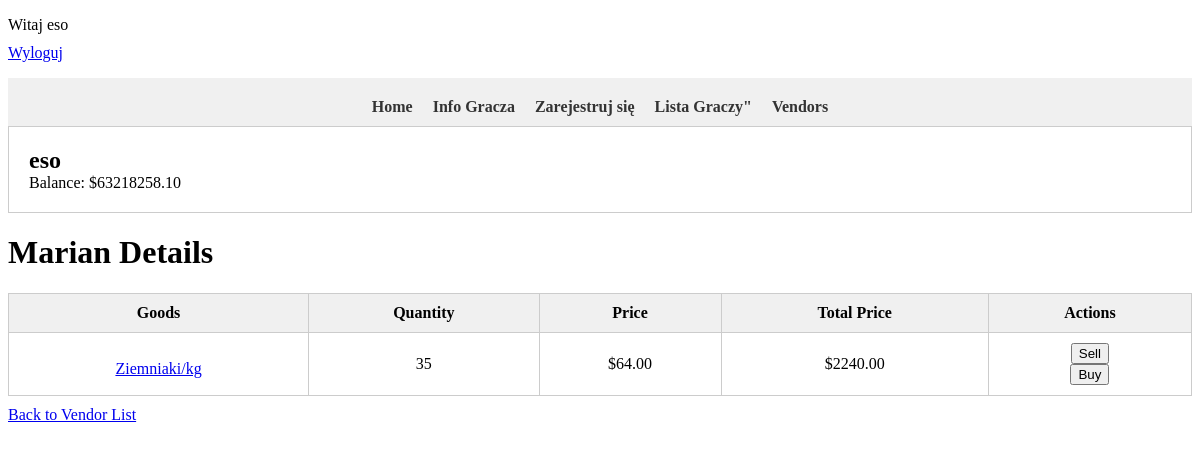
/seller/1/ (signed in), run on the app's committed database.
### SimGame/models.py (models this page shows)
class Balance(models.Model):
    user = models.OneToOneField(User, on_delete=models.CASCADE)
    amount = models.DecimalField(max_digits=10, decimal_places=2)

class Seller(models.Model):
    name = models.CharField(max_length=64)

class SellerGoods(models.Model):
    seller = models.ForeignKey(Seller, on_delete=models.CASCADE)
    goods = models.ForeignKey(Goods, on_delete=models.CASCADE)
    quantity = models.IntegerField()

class Goods(models.Model):
    name = models.CharField(max_length=64)
    price = models.DecimalField(max_digits=10, decimal_places=2)
    cumulative_demand = models.IntegerField(default=0)

### SimGame/views.py (the view)
# urls.py: path('seller/<int:pk>/', SellerDetail.as_view(), name='seller_detail'),
class SellerDetail(View):
    def get(self, request, pk):
        seller = get_object_or_404(Seller, pk=pk)
        sellergoods = SellerGoods.objects.filter(seller=seller).select_related('goods')
        for sellergood in sellergoods:
            sellergood.total_price = sellergood.quantity * sellergood.goods.price
        context = {
            'seller': seller,
            'sellergoods': sellergoods,
        }
        return render(request, 'seller_detail.html', context)

### templates/seller_detail.html (shortened to what this page needs)
{% extends 'base.html' %}
{% block content %}
<h1>{{ seller.name }} Details</h1>
<table class="seller-details-table">
    <thead>
        <tr>
            <th>Goods</th>
            <th>Quantity</th>
            <th>Price</th>
            <th>Total Price</th>
            <th>Actions</th>
        </tr>
    </thead>
    <tbody>
        {% for sellergood in sellergoods %}
        <tr>
            <td><a href="{% url 'good_detail' sellergood.goods_id %}">{{ sellergood.goods.name }}</a></td>
            <td>{{ sellergood.quantity }}</td>
            <td>${{ sellergood.goods.price }}</td>
            <td>${{ sellergood.total_price }}</td>
            <td>
                <form action="{% url 'sell_good' sellergood.id %}" method="post">
                    <input type="submit" value="Sell">
                </form>
                <form action="{% url 'buy_good' sellergood.id %}" method="post">
                    <input type="submit" value="Buy">
                </form>
            </td>
        </tr>
        {% endfor %}
    </tbody>
</table>
<a href="{% url 'vendor_list' %}">Back to Vendor List</a>
{% endblock content %}

### templates/user_panel.html
<p>
{% if user.is_authenticated %}
    Witaj {{ user.username }}<br>
    <a href="{% url 'logout' %}">Wyloguj</a>
{% else %}
    <a href="{% url 'login' %}">Zaloguj</a>
    <a href="{% url 'register' %}">rejestracja</a>
{% endif %}
 </p>

### templates/player_stats.html (shortened to what this page needs)
    <div class="user-box">
        <h2>{{ user.username }}</h2>
        <p>Balance: ${{ user.balance.amount }}</p>
    </div>

### templates/player_stats.html (style rules this page uses)
.user-box { border: 1px solid #ccc; padding: 20px; margin-bottom: 20px; }
.user-box h2 { margin: 0; }
.user-box p { margin: 0; }

### templates/seller_detail.html (style rules this page uses)
.seller-details-table { width: 100%; border-collapse: collapse; }
.seller-details-table th, .seller-details-table td { padding: 10px; border: 1px solid #ccc; }
.seller-details-table th { background-color: #f0f0f0; }
.seller-details-table td { text-align: center; }
a { display: block; margin-top: 10px; }

### data on the page
Seller: name "Marian"
SellerGoods: goods.name "Ziemniaki/kg", quantity "35", goods.price "64.00", total_price "2240.00"

### other printed values
{{ user.username }} "eso"
{{ user.balance.amount }} "63218258.10"
